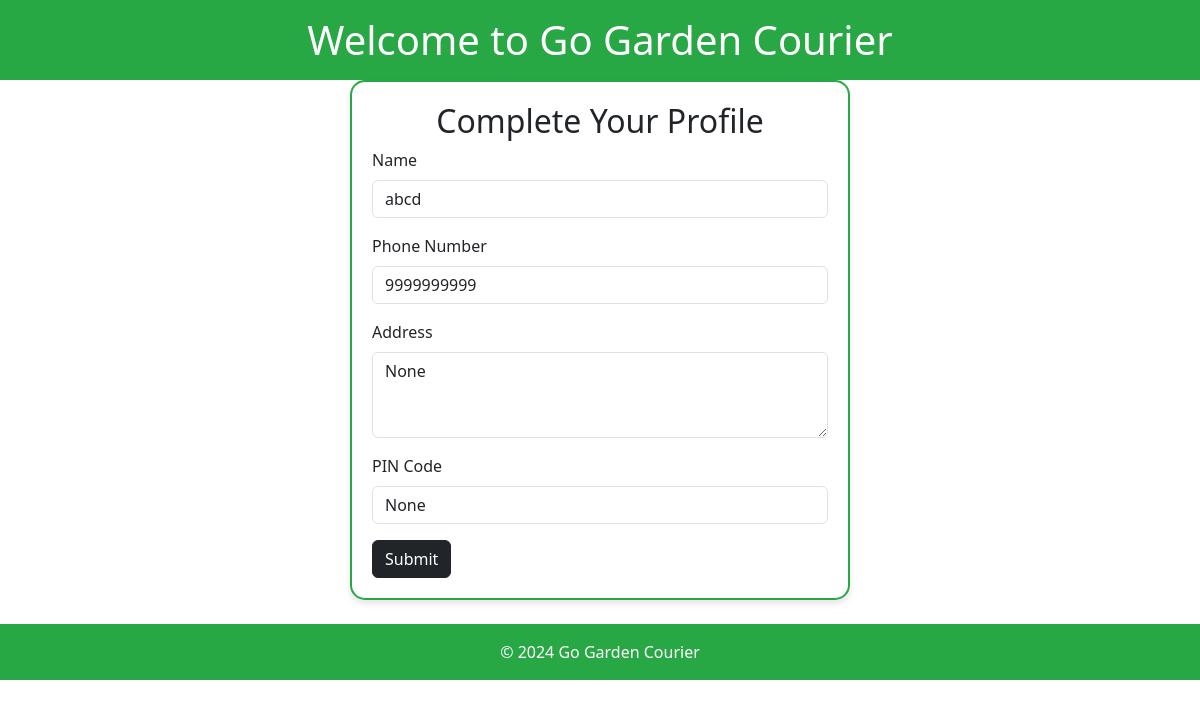
/cust_profile (signed in), run on the app's committed database.
### models.py (models this page shows, shortened)
class User(db.Model, UserMixin):
    __tablename__ = 'users'
    user_id = db.Column(db.Integer, primary_key=True)
    name = db.Column(db.String(150), nullable=False)
    email = db.Column(db.String(150), unique=True, nullable=False)
    password_hash = db.Column(db.String(256), nullable=False)
    role = db.Column(db.String(50), nullable=False)
    created_at = db.Column(db.DateTime, default=datetime.now(timezone.utc))
    profile_updated_at = db.Column(db.DateTime, default=datetime.now(timezone.utc), onupdate=datetime.now(timezone.utc))
    last_login = db.Column(db.DateTime, default=datetime.now(timezone.utc))
    address = db.Column(db.String(300))
    phone_number = db.Column(db.String(15))
    pincode = db.Column(db.String(10))
    region = db.Column(db.String(50))
    country = db.Column(db.String(50))
    vehicle_info = db.Column(db.String(150))
    vehicle_number = db.Column(db.String(50))
    orders_customer = db.relationship("Order", foreign_keys='Order.user_id', back_populates="user")
    orders_courier = db.relationship("Order", foreign_keys='Order.assigned_to', back_populates="courier")
    carts = db.relationship("Cart", back_populates="user")
    password_resets = db.relationship("PasswordReset", back_populates="user")
    subscriptions = db.relationship("Subscription", back_populates="user")
    audit_logs = db.relationship("Audit", back_populates="user")

### customer.py (the view, shortened to what this page needs)
@app.route('/cust_profile', methods=['GET', 'POST'])
@login_required
def cust_profile():
    return render_template('cust_profile_t1.html', user=current_user)

### templates/cust_profile_t1.html
{% extends "base.html" %}
{% block content %}
<div class="row justify-content-center">
    <div class="col-md-6">
        <div class="profile_class">
            <center><h2>Complete Your Profile</h2></center>
            <form method="POST">
                <div class="mb-3">
                    <label for="recipient_name" class="form-label">Name</label>
                    <input type="text" class="form-control" id="recipient_name" name="recipient_name" value="{{ user.name }}" required>
                </div>
                <div class="mb-3">
                    <label for="phone_no" class="form-label">Phone Number</label>
                    <input type="text" class="form-control" id="phone_no" name="phone_no" value="{{ user.phone_number }}" required>
                </div>
                <div class="mb-3">
                    <label for="address" class="form-label">Address</label>
                    <textarea class="form-control" id="address" name="address" rows="3" required>{{ user.address }}</textarea>
                </div>
                <div class="mb-3">
                    <label for="pin" class="form-label">PIN Code</label>
                    <input type="text" class="form-control" id="pin" name="pin" value="{{ user.pincode }}" required>
                </div>
                <button type="submit" class="btn btn-dark">Submit</button>
            </form>
        </div>
    </div>
</div>
{% endblock %}

### static/css/styles.css (style rules this page uses)
.f_box,.profile_class { border-radius: 15px; border: 2px solid #28a745; padding: 20px; background-color: rgba(255, 255, 255, 0.9); box-shadow: 0 4px 6px rgba(0, 0, 0, 0.1); width: 100%; max-width: 500px; margin: 0 auto; }

### data on the page
User: recipient_name "abcd", phone_no "9999999999", address "None", pin "None"
